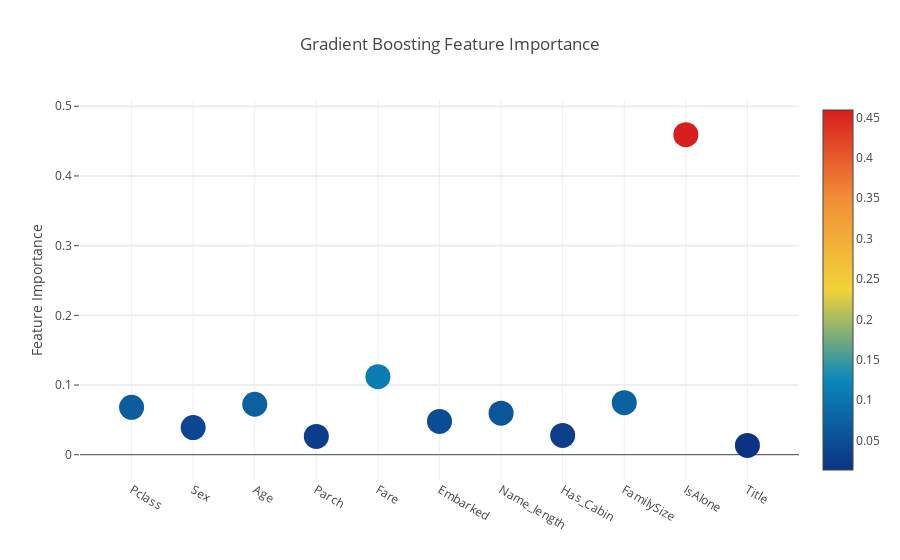

The cell this chart's notebook holds for it:
### Code cell
# Scatter plot 
trace = go.Scatter(
    y = feature_dataframe['Gradient Boost feature importances'].values,
    x = feature_dataframe['features'].values,
    mode='markers',
    marker=dict(
        sizemode = 'diameter',
        sizeref = 1,
        size = 25,
#       size= feature_dataframe['AdaBoost feature importances'].values,
        #color = np.random.randn(500), #set color equal to a variable
        color = feature_dataframe['Gradient Boost feature importances'].values,
        colorscale='Portland',
        showscale=True
    ),
    text = feature_dataframe['features'].values
)
data = [trace]

layout= go.Layout(
    autosize= True,
    title= 'Gradient Boosting Feature Importance',
    hovermode= 'closest',
#     xaxis= dict(
#         title= 'Pop',
#         ticklen= 5,
#         zeroline= False,
#         gridwidth= 2,
#     ),
    yaxis=dict(
        title= 'Feature Importance',
        ticklen= 5,
        gridwidth= 2
    ),
    showlegend= False
)
fig = go.Figure(data=data, layout=layout)
py.iplot(fig,filename='scatter2010')

### Figure 1 — Plotly figure (JSON) as saved in the notebook; plotly's stock layout.template omitted (floating-point values rounded to 4 significant figures)
{"data": [{"marker": {"color": [0.06796, 0.03889, 0.07238, 0.02629, 0.1119, 0.04779, 0.05966, 0.02775, 0.07463, 0.4593, 0.0134], "colorscale": "Portland", "showscale": true, "size": 25, "sizemode": "diameter", "sizeref": 1}, "mode": "markers", "text": ["Pclass", "Sex", "Age", "Parch", "Fare", "Embarked", "Name_length", "Has_Cabin", "FamilySize", "IsAlone", "Title"], "type": "scatter", "x": ["Pclass", "Sex", "Age", "Parch", "Fare", "Embarked", "Name_length", "Has_Cabin", "FamilySize", "IsAlone", "Title"], "y": [0.06796, 0.03889, 0.07238, 0.02629, 0.1119, 0.04779, 0.05966, 0.02775, 0.07463, 0.4593, 0.0134]}], "layout": {"autosize": true, "hovermode": "closest", "showlegend": false, "title": "Gradient Boosting Feature Importance", "yaxis": {"gridwidth": 2, "ticklen": 5, "title": "Feature Importance"}}}
